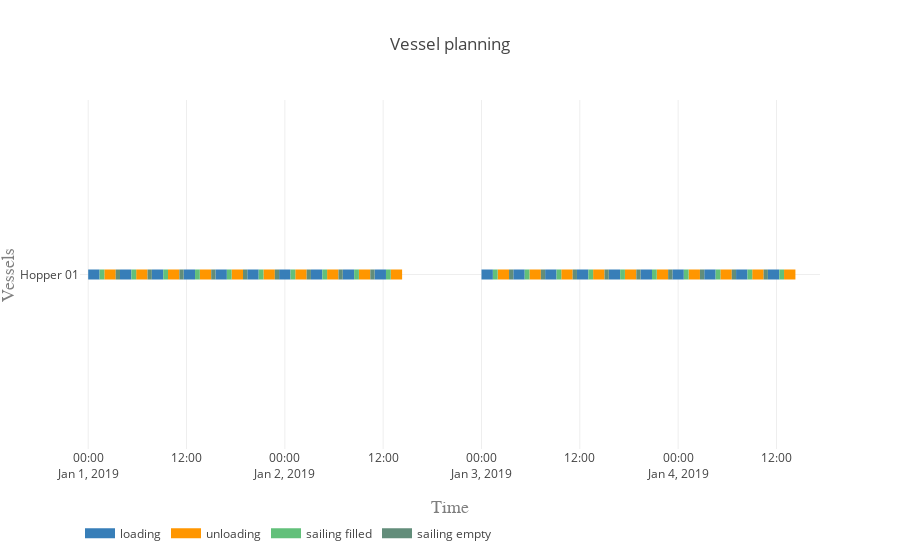

Source (notebook cell):
### Markdown cell above
#### Vessel planning

### Code cell
vessels = [hopper]

activities = ['loading', 'unloading', 'sailing filled', 'sailing empty']
colors = {0:'rgb(55,126,184)', 1:'rgb(255,150,0)', 2:'rgb(98, 192, 122)', 3:'rgb(98, 141, 122)'}

plot.vessel_planning(vessels, activities, colors)
